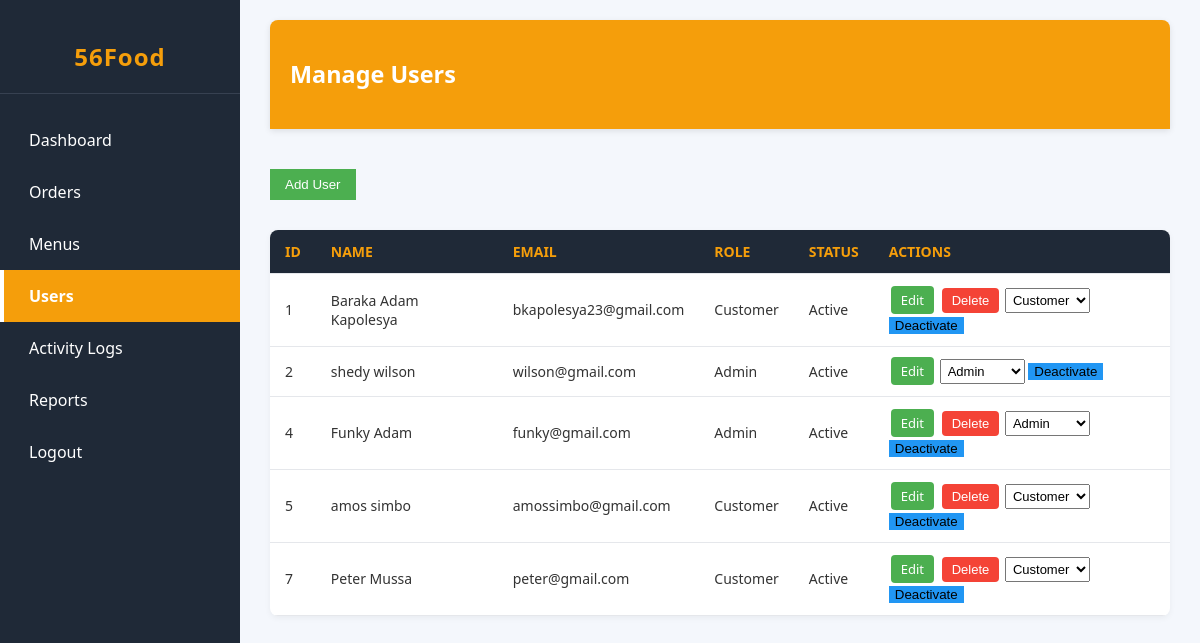
Screenshot of /admin/users.php (signed in) with the database file from the repository.
### tables this page shows
CREATE TABLE `users` (
  `id` int(11) NOT NULL,
  `name` varchar(100) NOT NULL,
  `email` varchar(100) NOT NULL,
  `phone` varchar(20) DEFAULT NULL,
  `password` varchar(255) NOT NULL,
  `role` enum('admin','customer') DEFAULT 'customer',
  `created_at` timestamp NOT NULL DEFAULT current_timestamp()
);

### admin/users.php (the view, shortened to what this page needs)
<?php
require_once __DIR__ . "/../include/auth.php";
$hasStatusColumn = false;
$users = [];
$sql = $hasStatusColumn
    ? "SELECT id, name, email, role, status FROM users"
    : "SELECT id, name, email, role FROM users";
if ($result = mysqli_query($conn, $sql)) {
    while ($row = mysqli_fetch_assoc($result)) {
        if (!$hasStatusColumn) {
            $row['status'] = 'active';
        }
        $users[] = $row;
    }
}
?>
<!DOCTYPE html>
<html lang="en">
<head>
    <link rel="stylesheet" href="../assets/css/admin/dashboard.css">
</head>
<body>
    <div class="admin-wrapper">
        <aside class="sidebar">
            <h2>56Food</h2>
            <ul>
                <li><a href="dashboard.php">Dashboard</a></li>
                <li><a href="orders.php">Orders</a></li>
                <li><a href="menus.php">Menus</a></li>
                <li><a href="users.php" class="active">Users</a></li>
                <li><a href="activity_logs.php">Activity Logs</a></li>
                <li><a href="reports.php">Reports</a></li>
                <li><a href="../logout.php">Logout</a></li>
            </ul>
        </aside>
        <main class="main-content">
            <header class="admin-header">
                <h3>Manage Users</h3>
            </header>
            <section class="tab-panel active">
                <button class="add-user">
                    <a href="add_user.php" style="text-decoration:none; color:white;">Add User</a>
                </button>
                <table>
                    <thead>
                        <tr>
                            <th>ID</th>
                            <th>Name</th>
                            <th>Email</th>
                            <th>Role</th>
                            <th>Status</th>
                            <th>Actions</th>
                        </tr>
                    </thead>
                    <tbody>
                        <?php if (empty($users)): ?>
                            <tr>
                                <td colspan="6">No users found.</td>
                            </tr>
                        <?php else: ?>
                            <?php foreach ($users as $user): ?>
                                <tr>
                                    <td><?= (int)$user['id'] ?></td>
                                    <td><?= htmlspecialchars($user['name']) ?></td>
                                    <td><?= htmlspecialchars($user['email']) ?></td>
                                    <td><?= htmlspecialchars(ucfirst($user['role'])) ?></td>
                                    <td><?= htmlspecialchars(ucfirst($user['status'] ?? 'active')) ?></td>
                                    <td>
                                        <a href="edit_user.php?id=<?= (int)$user['id'] ?>" class="btn btn-edit">Edit</a>
                                        <?php if ((int)$user['id'] !== (int)$_SESSION['user_id']): ?>
                                            <form class="ajax-form" data-api="/56Food/api/admin/users_action.php" data-confirm="Are you sure you want to delete this user?">
                                                <button type="submit" class="btn btn-delete">Delete</button>
                                            </form>
                                        <?php endif; ?>
                                        <form class="ajax-form" data-api="/56Food/api/admin/users_action.php">
                                            <select name="role" class="btn-select" onchange="submitAjaxForm(this)">
                                                <option value="customer" <?= $user['role'] === 'customer' ? 'selected' : '' ?>>Customer</option>
                                                <option value="admin" <?= $user['role'] === 'admin' ? 'selected' : '' ?>>Admin</option>
                                            </select>
                                        </form>
                                        <form class="ajax-form" data-api="/56Food/api/admin/users_action.php">
                                            <button type="submit" class="btn-toggle">
                                                <?= ($user['status'] ?? 'active') === 'active' ? 'Deactivate' : 'Activate' ?>
                                            </button>
                                        </form>
                                    </td>
                                </tr>
                            <?php endforeach; ?>
                        <?php endif; ?>
                    </tbody>
                </table>
            </section>
        </main>
    </div>
</body>
</html>

### assets/css/admin/dashboard.css (style rules this page uses)
body { margin: 0; font-family: 'Segoe UI', Tahoma, Geneva, Verdana, sans-serif; background: #f4f7fc; color: #333; }
.admin-wrapper { display: flex; min-height: 100vh; transition: all 0.3s ease; }
.sidebar { width: 240px; background: #1f2937; color: white; display: flex; flex-direction: column; transition: all 0.3s ease; }
.sidebar h2 { text-align: center; padding: 20px 0; color: #f59e0b; font-size: 24px; font-weight: bold; letter-spacing: 1px; border-bottom: 1px solid #374151; }
.sidebar ul { list-style: none; padding: 0; margin: 0; flex: 1; }
.sidebar ul li { cursor: pointer; transition: all 0.3s ease; }
.sidebar ul li a { display: block; padding: 15px 25px; color: white; text-decoration: none; font-size: 16px; transition: all 0.3s ease; border-left: 4px solid transparent; }
.sidebar ul li a.active { background: #f59e0b; color: white; border-left: 4px solid #fff; font-weight: bold; }
.main-content { flex: 1; background: #f4f7fc; padding: 20px 30px; }
.admin-header { background: #f59e0b; color: white; padding: 15px 20px; font-size: 20px; font-weight: 600; border-radius: 8px 8px 0 0; margin-bottom: 20px; box-shadow: 0 2px 6px rgba(0,0,0,0.1); }
.tab-panel { display: none; padding: 20px 0; }
.tab-panel.active { display: block; }
table { width: 100%; border-collapse: collapse; margin-top: 10px; background: #fff; box-shadow: 0 2px 6px rgba(0,0,0,0.05); border-radius: 8px; overflow: hidden; }
table th, table td { border: none; padding: 12px 15px; text-align: left; }
table th { background: #1f2937; color: #f59e0b; text-transform: uppercase; font-size: 14px; }
table tr { border-bottom: 1px solid #e5e7eb; transition: background 0.3s ease; }
.btn { padding: 6px 12px; border: none; cursor: pointer; border-radius: 6px; margin: 2px; font-size: 14px; transition: all 0.3s ease; }

### admin/users.php (style rules this page uses)
table { width: 100%; border-collapse: collapse; margin-top: 20px; }
th, td { padding: 10px; border: 1px solid #ddd; font-size: 14px; text-align: left; }
th { background: #f4f4f4; }
.btn { padding: 5px 10px; border-radius: 4px; color: #fff; text-decoration: none; font-size: 13px; }
.btn-edit { background: #4CAF50; }
.btn-delete { background: #f44336; border: none; cursor: pointer; }
.btn-toggle { background: #2196F3; border: none; cursor: pointer; }
.btn-select { padding: 3px; font-size: 13px; }
.add-user { margin-bottom: 10px; background: #4CAF50; color: #fff; padding: 8px 15px; border: none; cursor: pointer; }
form { display: inline-block; margin: 0; }

### rows the page displays
users: id "1", name "Baraka Adam Kapolesya", email "bkapolesya23@gmail.com", role "Customer", status "Active"
users: id "2", name "shedy wilson", email "wilson@gmail.com", role "Admin", status "Active"
users: id "4", name "Funky Adam", email "funky@gmail.com", role "Admin", status "Active"
users: id "5", name "amos simbo", email "amossimbo@gmail.com", role "Customer", status "Active"
users: id "7", name "Peter Mussa", email "peter@gmail.com", role "Customer", status "Active"
